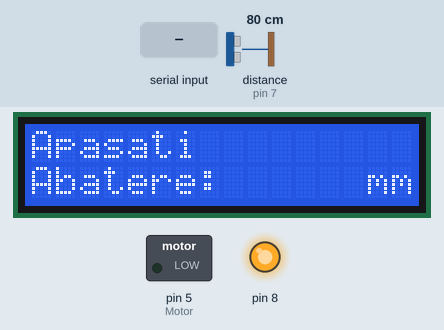
Recording of a sketch running on a simulated Arduino Uno, built with avr-gcc and run on an emulated ATmega328P. Parts: 16×2 character LCD, switched loads named in the sketch (green lamp = pin HIGH), output pins drawn as LEDs (lit = HIGH). Wiring (inferred from the names in the program): ultrasonic range finder: trigger pin 4; echo pin 7. The test bench sets the inputs (shaded band); at power-on: distance to the obstacle (sensor on pin 7) 80 cm. The echo pulse lasts 58.3 µs per cm; pins used as bus, display or sensor lines are not drawn; what the sketch prints to the serial monitor is not drawn.

Above: at 2.8 s.
2.9 s: distance to the obstacle (sensor on pin 7) set to 120 cm
At 3.8 s:
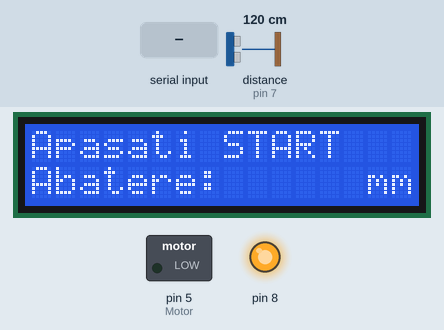
5.6 s: "1" received over Serial
At 6.32 s:
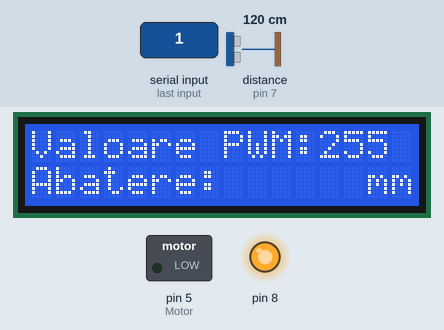
8.0 s: distance to the obstacle (sensor on pin 7) set to 2 cm
10.3 s: "2" received over Serial
At 10.96 s:
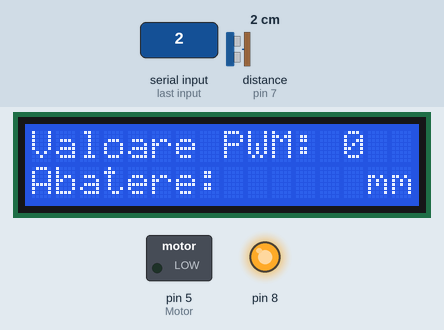
13.3 s: distance to the obstacle (sensor on pin 7) set to 4 cm
Timing chart, 0 to 16.3 s (numbered marks = the images above; inputs shaded):
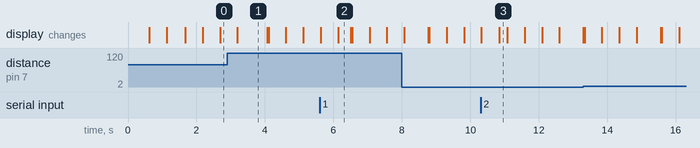

Measured:
- after the input at 5.6 s, the display: first differs from a run without the input after 0.54 s (image 2)
- after the input at 10.3 s, the display: first differs from a run without the input after 0.54 s (image 3)
- what the display in image 1 shows lasts 0.9 s, from 3.2 s to 4.1 s

The sketch:

Arduino_pentru_Csharp4.ino
```cpp
#include <LiquidCrystal_I2C.h>
LiquidCrystal_I2C lcd(0x27, 2, 1, 0, 4, 5, 6, 7, 3, POSITIVE);
#define TRIGGER_PIN 4
#define ECHO_PIN 7
#define Motor 5
#define RESET       2
#define INAINTE     1
#define STOP        0
int ok = 1;
#define CONVERSIE_TIMP_DIST 58
#define TIMP_ESANTIONARE 5
#define MEDIERE_ESANTION 25
#define TIMP_CITIRE 50

void setup()
{
  digitalWrite(8, HIGH);
  pinMode(8, OUTPUT);
  pinMode(Motor, OUTPUT);
  pinMode(TRIGGER_PIN, OUTPUT);
  pinMode(ECHO_PIN, INPUT);
  lcd.begin(16, 2);
  lcd.backlight();
  lcd.setCursor(0, 0);
  lcd.print("Verificare batai");
  lcd.setCursor(0, 1);
  lcd.print("frontale  v3");
  delay(500);
  lcd.clear();
  lcd.setCursor(0, 0);
  lcd.print("FIMM 541B");
  lcd.setCursor(0, 1);
  lcd.print("Absolvent:");
  delay(500);
  lcd.clear();
  lcd.setCursor(0, 0);
  lcd.print("Theodor-Andrei");
  lcd.setCursor(0, 1);
  lcd.print("Popescu");
  delay(500);
  Serial.begin(9600);
  digitalWrite(TRIGGER_PIN, LOW);
  delayMicroseconds(500);
}
void loop()
{
  lcd.clear();
  lcd.setCursor(0, 0);
  lcd.print("Apasati START");
  lcd.setCursor(0, 1);
  lcd.print("Abatere:");
  lcd.setCursor(14, 1);
  lcd.print("mm");
  AnimatieText("START", 8, 0, 2);
//  while (ok == 1) {
    if (Serial.available())
    {
      int Comanda = Serial.read();
      int Viteza = Comanda % 10;
      int Directie;// = Comanda / 10;
      int PWM_Viteza = map(Viteza, 1, 9, 60, 255);
      lcd.setCursor(0, 0);
      lcd.print("Valoare PWM:");
      lcd.setCursor(12, 0);
      lcd.print(PWM_Viteza);
      if (PWM_Viteza < 100)
      {
        lcd.print("  ");
      }
      if (PWM_Viteza < 10)
      {
        lcd.print(" ");
      }
      if (PWM_Viteza == 36)
      {
        lcd.setCursor(12, 0);
        lcd.print(" 0");
      }
      switch (Directie)
      {
        case STOP:        analogWrite(Motor, 0);
          break;
        case INAINTE:     analogWrite(Motor, PWM_Viteza);
          break;
        case RESET:       digitalWrite(8, LOW);
          break;
      }
    }
    citire_senzori();
// }
}


int citire_senzori() {
  delay(TIMP_CITIRE);
  long distanta = masoara();
  Serial.println(distanta - 44);
  lcd.setCursor(12, 1);
  lcd.print(distanta - 44);
  if (distanta - 44 < 0)
  {
    lcd.setCursor(12, 1);
    lcd.print(" ");
  }
  if (distanta < 10)
  {
    lcd.print(" ");
  }
  if (Serial.available())
  {
    lcd.clear();
    lcd.setCursor(0, 1);
    lcd.print("Abatere:");
    lcd.setCursor(14, 1);
    lcd.print("mm");
  }
}

void AnimatieText(char *msg, int col, int row, int repeat)
{
  char temp[] = "        ";

  lcd.setCursor(col, row);
  lcd.print(msg);
  for (int i = 0; i < repeat; i++) {
    lcd.setCursor(col, row);
    lcd.print(temp);
    delay(500);
    lcd.setCursor(col, row);
    lcd.print(msg);
    delay(500);
  }
}

long masoara()
{
  long masoaraSuma = 0;
  for (int k = 0; k < MEDIERE_ESANTION; k++)
  {
    delay(TIMP_ESANTIONARE);
    masoaraSuma += unesantion();
  }
  return masoaraSuma / MEDIERE_ESANTION;
}

long unesantion()
{
  long durata = 0; //Se setează referința
  digitalWrite(TRIGGER_PIN, HIGH);
  //Se transmite unda ultrasonică
  delayMicroseconds(11);
  //Se așteaptă 11µs
  digitalWrite(TRIGGER_PIN, LOW);
  //Se oprește transmisia
  durata = pulseIn(ECHO_PIN, HIGH);
  //Se așteaptă revenirea
  return (long) (((float) durata / CONVERSIE_TIMP_DIST) * 10.0);
  //Se returnează valoarea în mm
}
```
